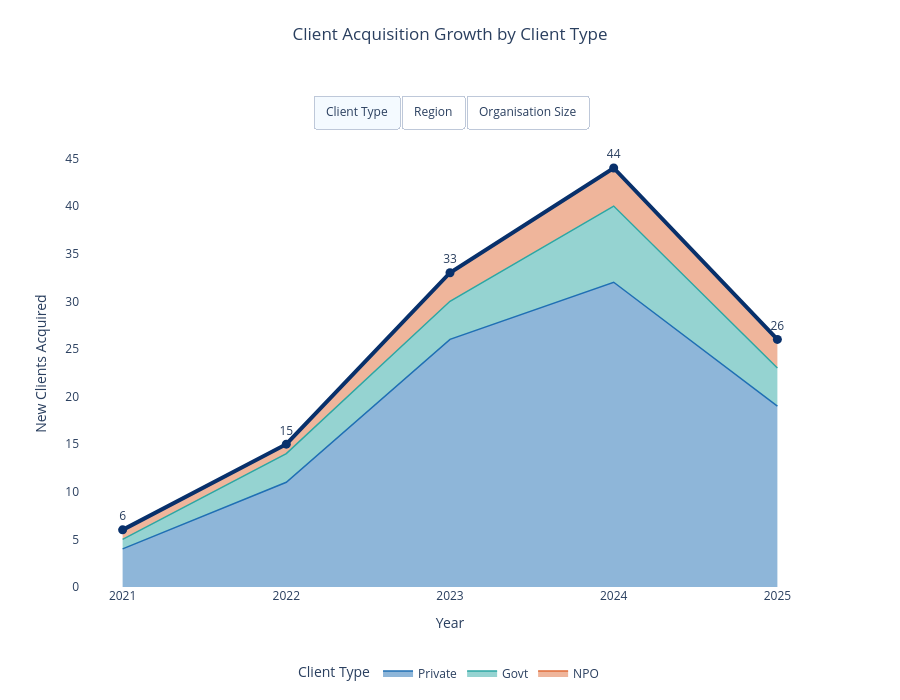

This figure's notebook cell:
### Code cell
# ============================================================
# Cell: Graph 1 - Plotly Express Chart
# ============================================================

import plotly.express as px


def acquisition_table_justin(data, view, years=None):
    """Count new clients by year and the selected segmentation view."""
    info = g1_views_justin[view]

    years = years or list(range(
        int(data["SIGNUP YEAR"].min()),
        int(data["SIGNUP YEAR"].max()) + 1
    ))

    counts = (
        data.groupby(["SIGNUP YEAR", info["col"]]).size()
        .rename("NEW CLIENTS").reset_index()
        .rename(columns={"SIGNUP YEAR": "YEAR", info["col"]: "SEGMENT"})
    )

    grid = pd.MultiIndex.from_product(
        [years, info["order"]],
        names=["YEAR", "SEGMENT"]
    ).to_frame(index=False)

    counts = grid.merge(counts, how="left").fillna({"NEW CLIENTS": 0})
    counts["NEW CLIENTS"] = counts["NEW CLIENTS"].astype(int)

    totals = counts.groupby("YEAR")["NEW CLIENTS"].transform("sum").replace(0, 1)
    counts["YEAR SHARE"] = counts["NEW CLIENTS"] / totals * 100

    return counts


def area_view_justin(data, view, years=None):
    """Build one Plotly Express stacked-area view."""
    info = g1_views_justin[view]
    counts = acquisition_table_justin(data, view, years)

    fig = px.area(
        counts,
        x="YEAR",
        y="NEW CLIENTS",
        color="SEGMENT",
        color_discrete_map=info["colours"],
        category_orders={"SEGMENT": info["order"]},
        custom_data=["YEAR SHARE"],
    )

    fig.update_traces(
        opacity=0.90,
        line_width=1.5,
        hovertemplate=(
            "<b>%{fullData.name}</b><br>"
            "Year: %{x}<br>"
            "New clients: %{y}<br>"
            "Share of year's acquisitions: %{customdata[0]:.1f}%"
            "<extra></extra>"
        ),
    )

    return fig


def fig_acquisition_justin(
    data,
    view="Client Type",
    show_buttons=False,
    years=None
):
    """Stacked area chart of new-client growth and the segments behind it."""
    if data.empty:
        return blank_figure("No new clients match these filters")

    views = list(g1_views_justin) if show_buttons else [view]

    fig = area_view_justin(data, views[0], years)
    groups = {views[0]: list(range(len(fig.data)))}

    for name in views[1:]:
        extra = area_view_justin(data, name, years)
        start = len(fig.data)

        for trace in extra.data:
            trace.visible = False

        fig.add_traces(extra.data)
        groups[name] = list(range(start, len(fig.data)))

    year_values = years or list(range(
        int(data["SIGNUP YEAR"].min()),
        int(data["SIGNUP YEAR"].max()) + 1
    ))

    totals = (
        data.groupby("SIGNUP YEAR").size()
        .reindex(year_values, fill_value=0)
        .rename("NEW CLIENTS")
        .reset_index()
    )

    total_trace = px.line(
        totals,
        x="SIGNUP YEAR",
        y="NEW CLIENTS",
        markers=True,
        text="NEW CLIENTS"
    ).data[0]

    total_trace.update(
        name="Total new clients",
        mode="lines+markers+text",
        textposition="top center",
        line={"color": "#08306B", "width": 4},
        marker={"size": 9, "color": "#08306B"},
        hovertemplate=(
            "Year: %{x}<br>"
            "Total new clients: %{y}"
            "<extra></extra>"
        ),
    )

    fig.add_trace(total_trace)
    total_index = len(fig.data) - 1

    fig.update_layout(
        title={
            "text": f"Client Acquisition Growth by {view}",
            "x": 0.5,
            "xanchor": "center",
            "y": 0.96,
            "yanchor": "top",
        },
        xaxis={"title": "Year", "dtick": 1},
        yaxis={"title": "New Clients Acquired", "rangemode": "tozero"},
        legend={
            "title": view,
            "orientation": "h",
            "x": 0.5,
            "xanchor": "center",
            "y": -0.16,
        },
        hovermode="x unified",
        plot_bgcolor="white",
        height=700 if show_buttons else DASH_CHART_HEIGHT,
        margin={
            "t": 140 if show_buttons else 46,
            "b": 100 if show_buttons else 70,
        },
    )

    if show_buttons:
        buttons = []

        for name in views:
            visible = [
                i in groups[name] or i == total_index
                for i in range(len(fig.data))
            ]

            buttons.append({
                "label": name,
                "method": "update",
                "args": [
                    {"visible": visible},
                    {
                        "title.text": f"Client Acquisition Growth by {name}",
                        "legend.title.text": name,
                    },
                ],
            })

        fig.update_layout(
            updatemenus=[{
                "type": "buttons",
                "direction": "right",
                "buttons": buttons,
                "x": 0.5,
                "xanchor": "center",
                "y": 1.10,
                "yanchor": "top",
                "showactive": True,
            }],
        )

    return fig


fig_acquisition_justin(
    base_clients_justin,
    show_buttons=True
).show()

### Figure 1 — Plotly figure (JSON) as saved in the notebook; plotly's stock layout.template omitted (floating-point values rounded to 4 significant figures)
{"data": [{"customdata": [[66.67], [73.33], [78.79], [72.73], [73.08]], "fillpattern": {"shape": ""}, "hovertemplate": "<b>%{fullData.name}</b><br>Year: %{x}<br>New clients: %{y}<br>Share of year's acquisitions: %{customdata[0]:.1f}%<extra></extra>", "legendgroup": "Private", "line": {"color": "#1F6FB4", "width": 1.5}, "marker": {"symbol": "circle"}, "mode": "lines", "name": "Private", "opacity": 0.9, "orientation": "v", "showlegend": true, "stackgroup": "1", "type": "scatter", "x": [2021, 2022, 2023, 2024, 2025], "xaxis": "x", "y": [4, 11, 26, 32, 19], "yaxis": "y"}, {"customdata": [[16.67], [20], [12.12], [18.18], [15.38]], "fillpattern": {"shape": ""}, "hovertemplate": "<b>%{fullData.name}</b><br>Year: %{x}<br>New clients: %{y}<br>Share of year's acquisitions: %{customdata[0]:.1f}%<extra></extra>", "legendgroup": "Govt", "line": {"color": "#2CA7A4", "width": 1.5}, "marker": {"symbol": "circle"}, "mode": "lines", "name": "Govt", "opacity": 0.9, "orientation": "v", "showlegend": true, "stackgroup": "1", "type": "scatter", "x": [2021, 2022, 2023, 2024, 2025], "xaxis": "x", "y": [1, 3, 4, 8, 4], "yaxis": "y"}, {"customdata": [[16.67], [6.667], [9.091], [9.091], [11.54]], "fillpattern": {"shape": ""}, "hovertemplate": "<b>%{fullData.name}</b><br>Year: %{x}<br>New clients: %{y}<br>Share of year's acquisitions: %{customdata[0]:.1f}%<extra></extra>", "legendgroup": "NPO", "line": {"color": "#E06C39", "width": 1.5}, "marker": {"symbol": "circle"}, "mode": "lines", "name": "NPO", "opacity": 0.9, "orientation": "v", "showlegend": true, "stackgroup": "1", "type": "scatter", "x": [2021, 2022, 2023, 2024, 2025], "xaxis": "x", "y": [1, 1, 3, 4, 3], "yaxis": "y"}, {"customdata": [[66.67], [60], [84.85], [86.36], [76.92]], "fillpattern": {"shape": ""}, "hovertemplate": "<b>%{fullData.name}</b><br>Year: %{x}<br>New clients: %{y}<br>Share of year's acquisitions: %{customdata[0]:.1f}%<extra></extra>", "legendgroup": "Singapore", "line": {"color": "#2CA7A4", "width": 1.5}, "marker": {"symbol": "circle"}, "mode": "lines", "name": "Singapore", "opacity": 0.9, "orientation": "v", "showlegend": true, "stackgroup": "1", "type": "scatter", "visible": false, "x": [2021, 2022, 2023, 2024, 2025], "xaxis": "x", "y": [4, 9, 28, 38, 20], "yaxis": "y"}, {"customdata": [[33.33], [40], [15.15], [13.64], [23.08]], "fillpattern": {"shape": ""}, "hovertemplate": "<b>%{fullData.name}</b><br>Year: %{x}<br>New clients: %{y}<br>Share of year's acquisitions: %{customdata[0]:.1f}%<extra></extra>", "legendgroup": "Overseas", "line": {"color": "#B23A5F", "width": 1.5}, "marker": {"symbol": "circle"}, "mode": "lines", "name": "Overseas", "opacity": 0.9, "orientation": "v", "showlegend": true, "stackgroup": "1", "type": "scatter", "visible": false, "x": [2021, 2022, 2023, 2024, 2025], "xaxis": "x", "y": [2, 6, 5, 6, 6], "yaxis": "y"}, {"customdata": [[50], [53.33], [42.42], [45.45], [42.31]], "fillpattern": {"shape": ""}, "hovertemplate": "<b>%{fullData.name}</b><br>Year: %{x}<br>New clients: %{y}<br>Share of year's acquisitions: %{customdata[0]:.1f}%<extra></extra>", "legendgroup": "Large", "line": {"color": "#1F6FB4", "width": 1.5}, "marker": {"symbol": "circle"}, "mode": "lines", "name": "Large", "opacity": 0.9, "orientation": "v", "showlegend": true, "stackgroup": "1", "type": "scatter", "visible": false, "x": [2021, 2022, 2023, 2024, 2025], "xaxis": "x", "y": [3, 8, 14, 20, 11], "yaxis": "y"}, {"customdata": [[33.33], [40], [45.45], [43.18], [38.46]], "fillpattern": {"shape": ""}, "hovertemplate": "<b>%{fullData.name}</b><br>Year: %{x}<br>New clients: %{y}<br>Share of year's acquisitions: %{customdata[0]:.1f}%<extra></extra>", "legendgroup": "Medium", "line": {"color": "#6BBF59", "width": 1.5}, "marker": {"symbol": "circle"}, "mode": "lines", "name": "Medium", "opacity": 0.9, "orientation": "v", "showlegend": true, "stackgroup": "1", "type": "scatter", "visible": false, "x": [2021, 2022, 2023, 2024, 2025], "xaxis": "x", "y": [2, 6, 15, 19, 10], "yaxis": "y"}, {"customdata": [[16.67], [6.667], [12.12], [11.36], [19.23]], "fillpattern": {"shape": ""}, "hovertemplate": "<b>%{fullData.name}</b><br>Year: %{x}<br>New clients: %{y}<br>Share of year's acquisitions: %{customdata[0]:.1f}%<extra></extra>", "legendgroup": "Small", "line": {"color": "#E8B73A", "width": 1.5}, "marker": {"symbol": "circle"}, "mode": "lines", "name": "Small", "opacity": 0.9, "orientation": "v", "showlegend": true, "stackgroup": "1", "type": "scatter", "visible": false, "x": [2021, 2022, 2023, 2024, 2025], "xaxis": "x", "y": [1, 1, 4, 5, 5], "yaxis": "y"}, {"customdata": [[0], [0], [0], [0], [0]], "fillpattern": {"shape": ""}, "hovertemplate": "<b>%{fullData.name}</b><br>Year: %{x}<br>New clients: %{y}<br>Share of year's acquisitions: %{customdata[0]:.1f}%<extra></extra>", "legendgroup": "Unspecified", "line": {"color": "#A0A0A0", "width": 1.5}, "marker": {"symbol": "circle"}, "mode": "lines", "name": "Unspecified", "opacity": 0.9, "orientation": "v", "showlegend": true, "stackgroup": "1", "type": "scatter", "visible": false, "x": [2021, 2022, 2023, 2024, 2025], "xaxis": "x", "y": [0, 0, 0, 0, 0], "yaxis": "y"}, {"hovertemplate": "Year: %{x}<br>Total new clients: %{y}<extra></extra>", "legendgroup": "", "line": {"color": "#08306B", "dash": "solid", "width": 4}, "marker": {"color": "#08306B", "size": 9, "symbol": "circle"}, "mode": "lines+markers+text", "name": "Total new clients", "orientation": "v", "showlegend": false, "text": [6, 15, 33, 44, 26], "textposition": "top center", "type": "scatter", "x": [2021, 2022, 2023, 2024, 2025], "xaxis": "x", "y": [6, 15, 33, 44, 26], "yaxis": "y"}], "layout": {"height": 700, "hovermode": "x unified", "legend": {"orientation": "h", "title": {"text": "Client Type"}, "tracegroupgap": 0, "x": 0.5, "xanchor": "center", "y": -0.16}, "margin": {"b": 100, "t": 140}, "plot_bgcolor": "white", "title": {"text": "Client Acquisition Growth by Client Type", "x": 0.5, "xanchor": "center", "y": 0.96, "yanchor": "top"}, "updatemenus": [{"buttons": [{"args": [{"visible": [true, true, true, false, false, false, false, false, false, true]}, {"legend.title.text": "Client Type", "title.text": "Client Acquisition Growth by Client Type"}], "label": "Client Type", "method": "update"}, {"args": [{"visible": [false, false, false, true, true, false, false, false, false, true]}, {"legend.title.text": "Region", "title.text": "Client Acquisition Growth by Region"}], "label": "Region", "method": "update"}, {"args": [{"visible": [false, false, false, false, false, true, true, true, true, true]}, {"legend.title.text": "Organisation Size", "title.text": "Client Acquisition Growth by Organisation Size"}], "label": "Organisation Size", "method": "update"}], "direction": "right", "showactive": true, "type": "buttons", "x": 0.5, "xanchor": "center", "y": 1.1, "yanchor": "top"}], "xaxis": {"anchor": "y", "domain": [0, 1], "dtick": 1, "title": {"text": "Year"}}, "yaxis": {"anchor": "x", "domain": [0, 1], "rangemode": "tozero", "title": {"text": "New Clients Acquired"}}}}
